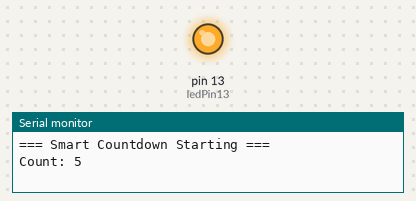
Bench run of a sketch on a simulated Arduino Uno, built with avr-gcc and run on an emulated ATmega328P. Shown: output pins drawn as LEDs (lit = HIGH), the last lines printed to the serial monitor.

Above: at 0.1 s.
At 9.9 s:
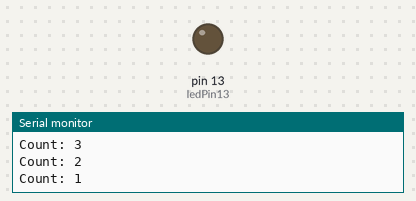
Timing chart, 0 to 11.4 s (numbered marks = the images above):
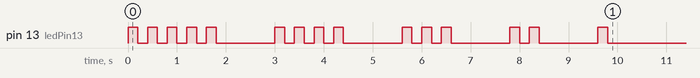

The sketch:

TASK5_GALLANT_GYAN.ino
```cpp
int startValue = 5;
int ledPin13 = 13;

void flashLED(int times) {
  for (int i = 0; i < times; i++) {
    digitalWrite(ledPin13, HIGH);
    delay(200);
    digitalWrite(ledPin13, LOW);
    delay(200);
  }
}

void setup() {
  pinMode(ledPin13, OUTPUT);
  Serial.begin(9600);

  Serial.print('\n');
  Serial.println("=== Smart Countdown Starting ===");

  int countdwn = startValue;
  while (countdwn>= 1) {
    Serial.print("Count: ");
    Serial.println(countdwn);

    flashLED(countdwn);  // blink the LED

    delay(1000);
    countdwn = countdwn - 1;
  }

  Serial.println("=== Countdown Complete ===");
}

void loop() {}
```
